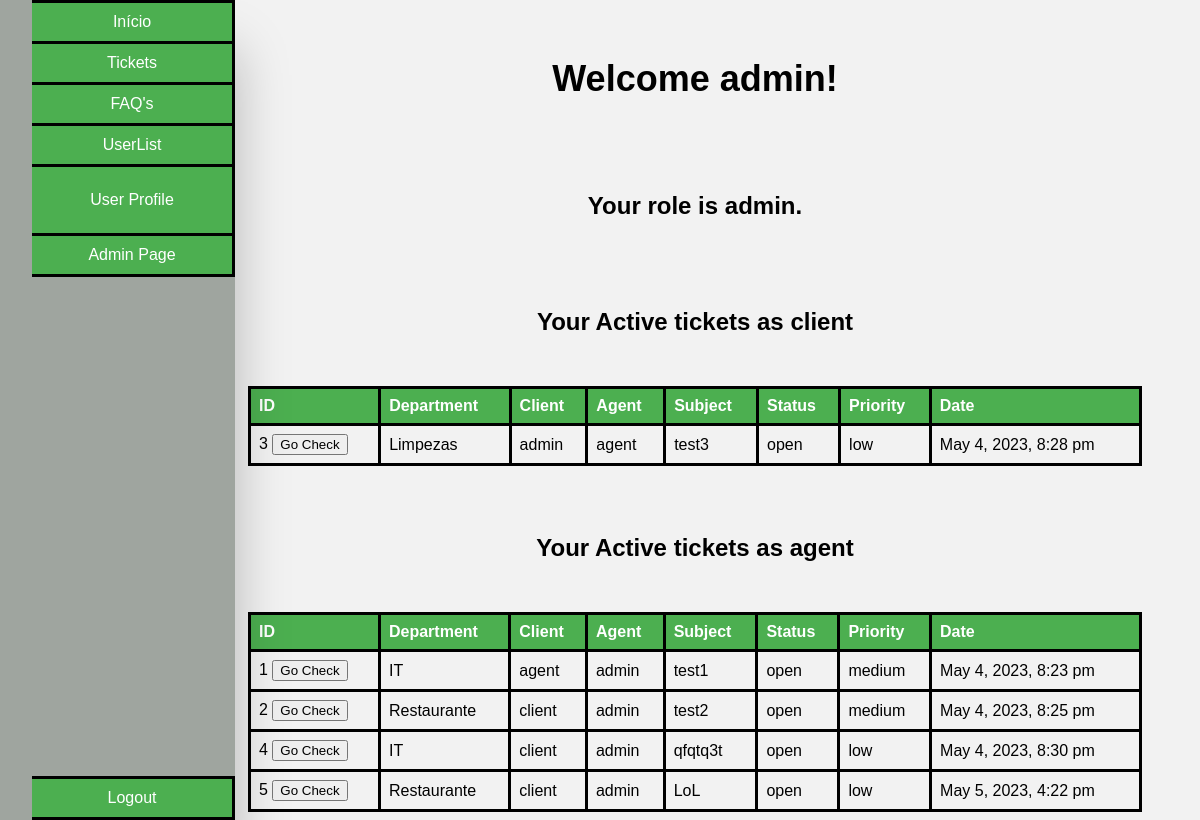
The page /index.php (signed in) on the database its author committed.
### tables this page shows
CREATE TABLE user(
    id INTEGER PRIMARY KEY,
    name VARCHAR(50) NOT NULL,
    username VARCHAR(50) UNIQUE NOT NULL,
    email VARCHAR(50) UNIQUE NOT NULL,
    password VARCHAR(255) NOT NULL,
    role VARCHAR(10) CHECK(role = 'client' or role = 'agent' or role = 'admin') NOT NULL
);

CREATE TABLE tickets(
    id INTEGER PRIMARY KEY,
    department_id INTEGER,
    client_id INTEGER,
    agent_id INTEGER,
    subject VARCHAR(200) NOT NULL,
    description TEXT NOT NULL,
    status VARCHAR(10) CHECK(status = 'open' or status = 'assigned' or status = 'closed') NOT NULL,
    priority VARCHAR(10) CHECK(priority = 'low' or priority = 'medium' or priority ='high') NOT NULL,
    created_at DATETIME NOT NULL,
    updated_at DATETIME,
    FOREIGN KEY (department_id) REFERENCES department(id),
    FOREIGN KEY (client_id) REFERENCES user(id),
    FOREIGN KEY (agent_id) REFERENCES user(id)
);

CREATE TABLE department(
    id INTEGER PRIMARY KEY,
    name VARCHAR(50) NOT NULL
);

### functions.php (the view, shortened to what this page needs)
<?php
function searchUser($id){
    $db = getDatabaseConnection();
    $stmt = $db->prepare('SELECT * FROM user WHERE id = ?');
    $stmt->execute(array($id));
    return $stmt->fetch();
}
function getTicketsTableForUser($paramter){
    $db = getDatabaseConnection();
    $user = searchUser($_SESSION["user_id"]);
    if($paramter == 0){
        $stmt = $db->prepare('SELECT * FROM tickets WHERE client_id = ?');
        $stmt->execute(array($user["id"]));
        $tickets = $stmt->fetchAll();
    }
    else if($paramter == 1){
        $stmt = $db->prepare('SELECT * FROM tickets WHERE agent_id = ?');
        $stmt->execute(array($user["id"]));
        $tickets = $stmt->fetchAll();
    }
    else if($paramter == 2){
        $stmt = $db->prepare('SELECT * FROM tickets');
        $stmt->execute();
        $tickets = $stmt->fetchAll();
    }
    foreach ($tickets as $ticket) {
        $stmt = $db->prepare('SELECT * FROM department WHERE id = ?');
        $stmt->execute(array($ticket['department_id']));
        $department = $stmt->fetch();
        $stmt = $db->prepare('SELECT * FROM user WHERE id = ?');
        $stmt->execute(array($ticket['client_id']));
        $c_user = $stmt->fetch();
        $stmt = $db->prepare('SELECT * FROM user WHERE id = ?');
        $stmt->execute(array($ticket['agent_id']));
        $a_user = $stmt->fetch();
        echo "<tr>
            <td>" .$ticket['id']. "   <button onclick=sendDataTicket('". $ticket['id'] ."')>Go Check</button></td>
            <td>" . $department['name'] . "</td>
            <td>" . $c_user['name'] . "</td>
            <td>" . $a_user['name'] . "</td>
            <td>" . $ticket['subject'] . "</td>
            <td>" . $ticket['status'] . "</td>
            <td>" . $ticket['priority'] . "</td>
            <td>" . $ticket['updated_at'] . "</td>
            </tr>";
}
}
?>

### index.php (shortened to what this page needs)
<?php
   require_once('functions.php');
   $user = searchUser($_SESSION["user_id"]);
?>
<!DOCTYPE html>
<html lang="en-US">
<link rel="stylesheet" href="css/style_index.css">
   <head>
   </head>
   <body>
    <div class="container_master">
        <div class="container">
        <ul class="buttons">
            <li class="index"><a href="index.php">Início</a></li>
            <li class="tickets"><a href="tickets.php">Tickets</a></li>
            <li class="faqs"><a href="faqs.php">FAQ's</a></li>
            <li class="users"><a href="users.php">UserList</a></li>
            <li class="profile"><button onclick="sendDataUser('<?php echo $user['username'] ?>')">User Profile</button></li>
            <?php if($user["role"] == "admin"): ?>
            <li class="admin_page"><a href="admin_page.php">Admin Page</a></li>
            <?php endif; ?>
            <li class="logout"><a href="logout.php">Logout</a></li>
        </ul>
        </div>
      <div class="content">
      <h1>Welcome <?php echo $user["username"]?>!</h1>
      <br>
      <h2>Your role is <?php echo $user["role"]?>.</h2>
      <br>
      <h2>Your Active tickets as client</h2>
      <table>
        <thead>
            <tr>
                <th>ID</th>
                <th>Department</th>
                <th>Client</th>
                <th>Agent</th>
                <th>Subject</th>
                <th>Status</th>
                <th>Priority</th>
                <th>Date</th>
            </tr>
        </thead>
        <tbody>
            <?php
               getTicketsTableForUser(0);
            ?>
        </tbody>
      </table>
      <?php if($user["role"] != "client"):?>
      <br>
      <h2>Your Active tickets as agent</h2>
      <table>
        <thead>
            <tr>
                <th>ID</th>
                <th>Department</th>
                <th>Client</th>
                <th>Agent</th>
                <th>Subject</th>
                <th>Status</th>
                <th>Priority</th>
                <th>Date</th>
            </tr>
        </thead>
        <tbody>
            <?php
               getTicketsTableForUser(1);
            ?>
        </tbody>
      </table>
      <?php endif; ?>
      </div> <?php  ?>
      </div> <?php  ?>
   </body>
</html>

### css/style_index.css (style rules this page uses)
body { font-family: Arial, sans-serif; background-color: #f2f2f2; }
.buttons .admin_page { border-bottom: solid 3px black; }
.buttons .logout { border-bottom: solid 3px black; }
.buttons li { background-color: #4CAF50; text-decoration: none; color: white; border: none; color: white; padding: 10px 20px; text-align: center; text-decoration: none; display: inline-block; font-size: 16px; cursor: pointer; width: 10em; border-top: solid 3px black; border-right: solid 3px black; }
.buttons { margin-top: 0%; }
.buttons button { background-color: #4CAF50; border: none; color: white; padding: 10px 20px; text-align: center; text-decoration: none; display: inline-block; font-size: 16px; margin: 4px 2px; cursor: pointer; }
.buttons a { color: white; text-decoration: none; }
table { border-collapse: collapse; width: 100%; margin-top: 50px; }
th, td { text-align: left; padding: 8px; border-bottom: solid 3px black; border: solid 3px black; }
th { background-color: #4CAF50; color: white; }
tr:nth-child(even) { background-color: #f2f2f2; }
h1, h2 { text-align: center; margin-top: 50px; }
h1 { font-size: 36px; font-weight: bold; }
h2 { font-size: 24px; }
.logout { position: fixed; bottom: 0; }
.container_master { display: flex; justify-content: space-between; margin: 0 50px; margin-top: 0; }
.container { display: flex; justify-content: space-between; margin-left: -5.5%; background-color: #9fa59f; height: 100%; position: fixed; bottom: 0; box-shadow: 0 50px 50px rgba(0, 0, 0, 0.25); }
.buttons { display: flex; flex-direction: column; align-items: flex-start; }
.content { flex: 1; margin-left: 190px; width: 50em; }

### rows shown on the page
user: username "admin", role "admin"
tickets: id "3", department.name "Limpezas", client.name "admin", agent.name "agent", subject "test3", status "open", priority "low", updated_at "May 4, 2023, 8:28 pm"
tickets: id "1", department.name "IT", client.name "agent", agent.name "admin", subject "test1", status "open", priority "medium", updated_at "May 4, 2023, 8:23 pm"
tickets: id "2", department.name "Restaurante", client.name "client", agent.name "admin", subject "test2", status "open", priority "medium", updated_at "May 4, 2023, 8:25 pm"
tickets: id "4", department.name "IT", client.name "client", agent.name "admin", subject "qfqtq3t", status "open", priority "low", updated_at "May 4, 2023, 8:30 pm"
tickets: id "5", department.name "Restaurante", client.name "client", agent.name "admin", subject "LoL", status "open", priority "low", updated_at "May 5, 2023, 4:22 pm"
